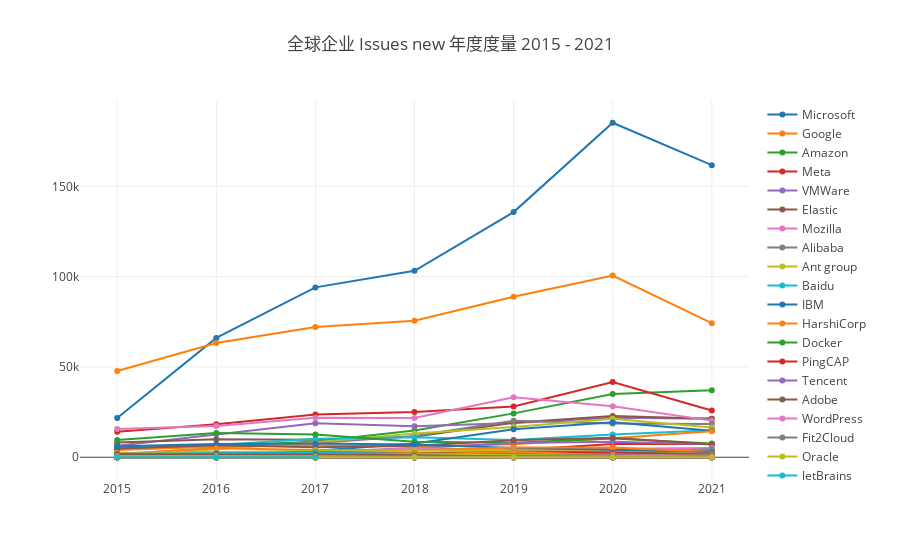

Notebook cell for this chart:
### Markdown cell above
#### Issues New

Issues new 是一个来自 CHAOSS 的指标，请参考 https://chaoss.community/metric-issues-new/ 。

### Code cell
var startYear = 2015, startMonth = 1, endYear = 2021, endMonth = 12, x = [];
for (let y = startYear; y <= endYear; y++) x.push(`${y}`);
openDigger.metric.chaoss.issuesNew({ labelIntersect: ['Company'], startYear, startMonth, endYear, endMonth, groupBy: 'Company', groupTimeRange: 'year', limit: -1, order: 'DESC' }).then(data => {
    console.log(`公司 ${data[0].name} 的 Issues New 度量的创建比例为 ${JSON.stringify(data[0].ratio)}`);
    openDigger.render.plotly(data.filter(row => row.name != 'Others').map(row => {
        return {
            x,
            y: row.count,
            mode: 'scatter',
            name: row.name
        };
    }), {title: `全球企业 Issues new 年度度量 ${startYear} - ${endYear}`, xaxis: {type: 'category'}});
});

### Figure 1 — Plotly figure (JSON) as saved in the notebook; plotly's stock layout.template omitted (floating-point values rounded to 4 significant figures)
{"data": [{"mode": "scatter", "name": "Microsoft", "x": ["2015", "2016", "2017", "2018", "2019", "2020", "2021"], "y": ["21689", "66085", "94056", "103244", "135740", "185216", "161741"]}, {"mode": "scatter", "name": "Google", "x": ["2015", "2016", "2017", "2018", "2019", "2020", "2021"], "y": ["47761", "63235", "72145", "75606", "88911", "100646", "74262"]}, {"mode": "scatter", "name": "Amazon", "x": ["2015", "2016", "2017", "2018", "2019", "2020", "2021"], "y": ["4400", "5971", "8670", "14785", "24284", "35067", "37047"]}, {"mode": "scatter", "name": "Meta", "x": ["2015", "2016", "2017", "2018", "2019", "2020", "2021"], "y": ["14152", "18226", "23732", "25058", "28068", "41604", "25865"]}, {"mode": "scatter", "name": "VMWare", "x": ["2015", "2016", "2017", "2018", "2019", "2020", "2021"], "y": ["6425", "12825", "18867", "17149", "18916", "21866", "21336"]}, {"mode": "scatter", "name": "Elastic", "x": ["2015", "2016", "2017", "2018", "2019", "2020", "2021"], "y": ["8204", "9974", "9733", "11342", "19149", "22847", "21335"]}, {"mode": "scatter", "name": "Mozilla", "x": ["2015", "2016", "2017", "2018", "2019", "2020", "2021"], "y": ["15665", "17336", "21878", "21763", "33158", "28187", "20275"]}, {"mode": "scatter", "name": "Alibaba", "x": ["2015", "2016", "2017", "2018", "2019", "2020", "2021"], "y": ["1504", "5071", "7838", "11720", "20173", "18702", "18347"]}, {"mode": "scatter", "name": "Ant group", "x": ["2015", "2016", "2017", "2018", "2019", "2020", "2021"], "y": ["576", "4529", "8312", "13157", "16813", "21342", "16533"]}, {"mode": "scatter", "name": "Baidu", "x": ["2015", "2016", "2017", "2018", "2019", "2020", "2021"], "y": ["5560", "6821", "10222", "11136", "9595", "12571", "14901"]}, {"mode": "scatter", "name": "IBM", "x": ["2015", "2016", "2017", "2018", "2019", "2020", "2021"], "y": ["295", "1632", "3656", "7626", "15546", "19380", "14648"]}, {"mode": "scatter", "name": "HarshiCorp", "x": ["2015", "2016", "2017", "2018", "2019", "2020", "2021"], "y": ["4017", "5991", "6714", "5772", "7170", "10494", "14418"]}, {"mode": "scatter", "name": "Docker", "x": ["2015", "2016", "2017", "2018", "2019", "2020", "2021"], "y": ["9500", "13364", "12656", "8528", "8024", "10357", "7647"]}, {"mode": "scatter", "name": "PingCAP", "x": ["2015", "2016", "2017", "2018", "2019", "2020", "2021"], "y": ["220", "838", "1504", "1918", "3818", "7316", "7315"]}, {"mode": "scatter", "name": "Tencent", "x": ["2015", "2016", "2017", "2018", "2019", "2020", "2021"], "y": ["75", "699", "3008", "4939", "7850", "8534", "7173"]}, {"mode": "scatter", "name": "Adobe", "x": ["2015", "2016", "2017", "2018", "2019", "2020", "2021"], "y": ["4873", "6641", "5574", "6355", "9452", "10798", "7021"]}, {"mode": "scatter", "name": "WordPress", "x": ["2015", "2016", "2017", "2018", "2019", "2020", "2021"], "y": ["190", "389", "2251", "5116", "3885", "4737", "5160"]}, {"mode": "scatter", "name": "Fit2Cloud", "x": ["2015", "2016", "2017", "2018", "2019", "2020", "2021"], "y": ["0", "149", "507", "835", "1128", "2739", "4394"]}, {"mode": "scatter", "name": "Oracle", "x": ["2015", "2016", "2017", "2018", "2019", "2020", "2021"], "y": ["917", "1215", "2436", "3735", "4223", "4012", "3605"]}, {"mode": "scatter", "name": "JetBrains", "x": ["2015", "2016", "2017", "2018", "2019", "2020", "2021"], "y": ["486", "725", "1220", "1782", "1743", "2826", "3507"]}, {"mode": "scatter", "name": "Mapbox", "x": ["2015", "2016", "2017", "2018", "2019", "2020", "2021"], "y": ["6031", "7339", "7643", "7100", "5187", "4121", "3179"]}, {"mode": "scatter", "name": "Magento", "x": ["2015", "2016", "2017", "2018", "2019", "2020", "2021"], "y": ["1812", "4957", "3961", "3893", "5409", "5347", "2922"]}, {"mode": "scatter", "name": "Zilliz", "x": ["2015", "2016", "2017", "2018", "2019", "2020", "2021"], "y": ["0", "0", "0", "0", "683", "1921", "2766"]}, {"mode": "scatter", "name": "QingCloud", "x": ["2015", "2016", "2017", "2018", "2019", "2020", "2021"], "y": ["1", "20", "172", "231", "1729", "2240", "2530"]}, {"mode": "scatter", "name": "Huawei", "x": ["2015", "2016", "2017", "2018", "2019", "2020", "2021"], "y": ["13", "40", "439", "332", "1294", "1693", "2318"]}, {"mode": "scatter", "name": "Cloudbees", "x": ["2015", "2016", "2017", "2018", "2019", "2020", "2021"], "y": ["842", "1589", "1601", "1792", "2131", "2631", "2147"]}, {"mode": "scatter", "name": "JD", "x": ["2015", "2016", "2017", "2018", "2019", "2020", "2021"], "y": ["0", "0", "9", "1712", "3709", "2750", "1850"]}, {"mode": "scatter", "name": "SphereEx", "x": ["2015", "2016", "2017", "2018", "2019", "2020", "2021"], "y": ["0", "177", "269", "580", "1236", "1714", "1794"]}, {"mode": "scatter", "name": "Netflix", "x": ["2015", "2016", "2017", "2018", "2019", "2020", "2021"], "y": ["2298", "2952", "3483", "3719", "3241", "2887", "1679"]}, {"mode": "scatter", "name": "ByteDance", "x": ["2015", "2016", "2017", "2018", "2019", "2020", "2021"], "y": ["0", "15", "0", "43", "305", "645", "1573"]}, {"mode": "scatter", "name": "Pivotal", "x": ["2015", "2016", "2017", "2018", "2019", "2020", "2021"], "y": ["1425", "2175", "2808", "2167", "1502", "1597", "1565"]}, {"mode": "scatter", "name": "Odoo", "x": ["2015", "2016", "2017", "2018", "2019", "2020", "2021"], "y": ["2194", "1575", "1757", "2239", "2063", "1957", "1541"]}, {"mode": "scatter", "name": "Youzan", "x": ["2015", "2016", "2017", "2018", "2019", "2020", "2021"], "y": ["0", "28", "504", "1809", "3015", "2760", "1533"]}, {"mode": "scatter", "name": "Postman", "x": ["2015", "2016", "2017", "2018", "2019", "2020", "2021"], "y": ["581", "1301", "1648", "1858", "2598", "2323", "1511"]}, {"mode": "scatter", "name": "Jina AI", "x": ["2015", "2016", "2017", "2018", "2019", "2020", "2021"], "y": ["0", "0", "0", "0", "0", "646", "1422"]}, {"mode": "scatter", "name": "Vesoft", "x": ["2015", "2016", "2017", "2018", "2019", "2020", "2021"], "y": ["0", "0", "0", "0", "448", "541", "1377"]}, {"mode": "scatter", "name": "StreamNative", "x": ["2015", "2016", "2017", "2018", "2019", "2020", "2021"], "y": ["0", "40", "208", "366", "941", "1208", "1361"]}, {"mode": "scatter", "name": "Treasure Data", "x": ["2015", "2016", "2017", "2018", "2019", "2020", "2021"], "y": ["252", "466", "665", "910", "1124", "1321", "1307"]}, {"mode": "scatter", "name": "Datafuse Labs", "x": ["2015", "2016", "2017", "2018", "2019", "2020", "2021"], "y": ["0", "0", "0", "0", "0", "0", "1280"]}, {"mode": "scatter", "name": "API7", "x": ["2015", "2016", "2017", "2018", "2019", "2020", "2021"], "y": ["0", "0", "0", "0", "350", "1110", "1177"]}, {"mode": "scatter", "name": "Neo4j", "x": ["2015", "2016", "2017", "2018", "2019", "2020", "2021"], "y": ["816", "1227", "1387", "1134", "1057", "1436", "1132"]}, {"mode": "scatter", "name": "Didi", "x": ["2015", "2016", "2017", "2018", "2019", "2020", "2021"], "y": ["0", "0", "195", "512", "1525", "1290", "1108"]}, {"mode": "scatter", "name": "Salesforce", "x": ["2015", "2016", "2017", "2018", "2019", "2020", "2021"], "y": ["218", "967", "645", "1129", "1550", "1201", "1058"]}, {"mode": "scatter", "name": "EMQ", "x": ["2015", "2016", "2017", "2018", "2019", "2020", "2021"], "y": ["0", "0", "1", "226", "827", "1483", "1040"]}, {"mode": "scatter", "name": "Puppet Labs", "x": ["2015", "2016", "2017", "2018", "2019", "2020", "2021"], "y": ["406", "381", "455", "455", "870", "1120", "1008"]}, {"mode": "scatter", "name": "Redis Labs", "x": ["2015", "2016", "2017", "2018", "2019", "2020", "2021"], "y": ["145", "135", "99", "86", "115", "474", "978"]}, {"mode": "scatter", "name": "Guojusoft", "x": ["2015", "2016", "2017", "2018", "2019", "2020", "2021"], "y": ["0", "0", "0", "0", "0", "0", "936"]}, {"mode": "scatter", "name": "DCloud", "x": ["2015", "2016", "2017", "2018", "2019", "2020", "2021"], "y": ["93", "117", "113", "230", "1156", "1239", "887"]}, {"mode": "scatter", "name": "Databricks", "x": ["2015", "2016", "2017", "2018", "2019", "2020", "2021"], "y": ["426", "890", "639", "742", "1072", "852", "784"]}, {"mode": "scatter", "name": "StarRocks", "x": ["2015", "2016", "2017", "2018", "2019", "2020", "2021"], "y": ["0", "0", "0", "0", "0", "0", "756"]}, {"mode": "scatter", "name": "JFrog", "x": ["2015", "2016", "2017", "2018", "2019", "2020", "2021"], "y": ["70", "141", "232", "379", "550", "705", "753"]}, {"mode": "scatter", "name": "Deepin", "x": ["2015", "2016", "2017", "2018", "2019", "2020", "2021"], "y": ["37", "321", "716", "1442", "3001", "931", "741"]}, {"mode": "scatter", "name": "Rapid7", "x": ["2015", "2016", "2017", "2018", "2019", "2020", "2021"], "y": ["768", "915", "989", "953", "916", "1098", "709"]}, {"mode": "scatter", "name": "TAOS Data", "x": ["2015", "2016", "2017", "2018", "2019", "2020", "2021"], "y": ["0", "0", "0", "0", "699", "1080", "697"]}, {"mode": "scatter", "name": "Juejin", "x": ["2015", "2016", "2017", "2018", "2019", "2020", "2021"], "y": ["70", "598", "1578", "1348", "882", "578", "667"]}, {"mode": "scatter", "name": "Segment", "x": ["2015", "2016", "2017", "2018", "2019", "2020", "2021"], "y": ["849", "769", "775", "746", "767", "700", "642"]}, {"mode": "scatter", "name": "Xiaomi", "x": ["2015", "2016", "2017", "2018", "2019", "2020", "2021"], "y": ["106", "111", "711", "703", "1233", "1589", "607"]}, {"mode": "scatter", "name": "Netease", "x": ["2015", "2016", "2017", "2018", "2019", "2020", "2021"], "y": ["195", "191", "262", "936", "1430", "777", "589"]}, {"mode": "scatter", "name": "WeBank", "x": ["2015", "2016", "2017", "2018", "2019", "2020", "2021"], "y": ["0", "0", "0", "6", "697", "710", "580"]}, {"mode": "scatter", "name": "PayPal", "x": ["2015", "2016", "2017", "2018", "2019", "2020", "2021"], "y": ["1972", "2014", "2324", "1662", "963", "564", "533"]}, {"mode": "scatter", "name": "Alluxio", "x": ["2015", "2016", "2017", "2018", "2019", "2020", "2021"], "y": ["0", "15", "165", "235", "642", "370", "513"]}, {"mode": "scatter", "name": "Merico", "x": ["2015", "2016", "2017", "2018", "2019", "2020", "2021"], "y": ["0", "0", "0", "0", "0", "0", "494"]}, {"mode": "scatter", "name": "Matrix Origin", "x": ["2015", "2016", "2017", "2018", "2019", "2020", "2021"], "y": ["0", "0", "0", "0", "0", "0", "480"]}, {"mode": "scatter", "name": "MongoDB", "x": ["2015", "2016", "2017", "2018", "2019", "2020", "2021"], "y": ["267", "525", "274", "227", "330", "476", "478"]}, {"mode": "scatter", "name": "Taichi", "x": ["2015", "2016", "2017", "2018", "2019", "2020", "2021"], "y": ["0", "0", "0", "0", "0", "662", "460"]}, {"mode": "scatter", "name": "Liferay", "x": ["2015", "2016", "2017", "2018", "2019", "2020", "2021"], "y": ["353", "314", "334", "731", "1221", "1029", "427"]}, {"mode": "scatter", "name": "ThinkPHP", "x": ["2015", "2016", "2017", "2018", "2019", "2020", "2021"], "y": ["41", "600", "417", "514", "599", "463", "357"]}, {"mode": "scatter", "name": "JuiceData", "x": ["2015", "2016", "2017", "2018", "2019", "2020", "2021"], "y": ["0", "0", "0", "6", "24", "25", "350"]}, {"mode": "scatter", "name": "Bilibili", "x": ["2015", "2016", "2017", "2018", "2019", "2020", "2021"], "y": ["614", "1845", "1701", "903", "789", "426", "324"]}, {"mode": "scatter", "name": "Yunion", "x": ["2015", "2016", "2017", "2018", "2019", "2020", "2021"], "y": ["0", "0", "0", "0", "16", "62", "289"]}, {"mode": "scatter", "name": "CTrip", "x": ["2015", "2016", "2017", "2018", "2019", "2020", "2021"], "y": ["3", "52", "255", "723", "982", "537", "273"]}, {"mode": "scatter", "name": "360", "x": ["2015", "2016", "2017", "2018", "2019", "2020", "2021"], "y": ["298", "637", "1451", "1111", "1066", "809", "266"]}, {"mode": "scatter", "name": "OpenResty", "x": ["2015", "2016", "2017", "2018", "2019", "2020", "2021"], "y": ["286", "638", "525", "392", "451", "403", "261"]}, {"mode": "scatter", "name": "Oneflow", "x": ["2015", "2016", "2017", "2018", "2019", "2020", "2021"], "y": ["0", "0", "0", "0", "0", "193", "257"]}, {"mode": "scatter", "name": "Timecho", "x": ["2015", "2016", "2017", "2018", "2019", "2020", "2021"], "y": ["0", "0", "0", "0", "0", "145", "254"]}, {"mode": "scatter", "name": "Cloudera", "x": ["2015", "2016", "2017", "2018", "2019", "2020", "2021"], "y": ["551", "375", "304", "193", "267", "229", "235"]}, {"mode": "scatter", "name": "Chatopera", "x": ["2015", "2016", "2017", "2018", "2019", "2020", "2021"], "y": ["0", "0", "0", "155", "116", "176", "234"]}, {"mode": "scatter", "name": "Fastly", "x": ["2015", "2016", "2017", "2018", "2019", "2020", "2021"], "y": ["49", "70", "32", "48", "154", "110", "233"]}, {"mode": "scatter", "name": "Meituan", "x": ["2015", "2016", "2017", "2018", "2019", "2020", "2021"], "y": ["175", "151", "523", "1643", "1220", "564", "213"]}, {"mode": "scatter", "name": "Instructure", "x": ["2015", "2016", "2017", "2018", "2019", "2020", "2021"], "y": ["182", "273", "250", "302", "164", "362", "201"]}, {"mode": "scatter", "name": "Megvii", "x": ["2015", "2016", "2017", "2018", "2019", "2020", "2021"], "y": ["0", "0", "0", "0", "0", "108", "183"]}, {"mode": "scatter", "name": "Alfresco", "x": ["2015", "2016", "2017", "2018", "2019", "2020", "2021"], "y": ["172", "1049", "603", "220", "401", "212", "178"]}, {"mode": "scatter", "name": "Kaltura", "x": ["2015", "2016", "2017", "2018", "2019", "2020", "2021"], "y": ["306", "387", "268", "247", "207", "246", "162"]}, {"mode": "scatter", "name": "RT-Thread", "x": ["2015", "2016", "2017", "2018", "2019", "2020", "2021"], "y": ["40", "25", "48", "149", "186", "191", "148"]}, {"mode": "scatter", "name": "KodeRover", "x": ["2015", "2016", "2017", "2018", "2019", "2020", "2021"], "y": ["0", "0", "0", "0", "0", "0", "125"]}, {"mode": "scatter", "name": "Couchbase", "x": ["2015", "2016", "2017", "2018", "2019", "2020", "2021"], "y": ["1662", "1857", "1725", "1156", "386", "137", "119"]}, {"mode": "scatter", "name": "Varnish", "x": ["2015", "2016", "2017", "2018", "2019", "2020", "2021"], "y": ["115", "457", "252", "224", "140", "138", "103"]}, {"mode": "scatter", "name": "Goodrain", "x": ["2015", "2016", "2017", "2018", "2019", "2020", "2021"], "y": ["0", "0", "23", "226", "315", "116", "95"]}, {"mode": "scatter", "name": "Mulesoft", "x": ["2015", "2016", "2017", "2018", "2019", "2020", "2021"], "y": ["590", "667", "372", "174", "131", "109", "76"]}, {"mode": "scatter", "name": "Sourcefire", "x": ["2015", "2016", "2017", "2018", "2019", "2020", "2021"], "y": ["0", "0", "0", "12", "38", "36", "74"]}, {"mode": "scatter", "name": "RedHat", "x": ["2015", "2016", "2017", "2018", "2019", "2020", "2021"], "y": ["0", "0", "0", "90", "74", "164", "72"]}, {"mode": "scatter", "name": "Terminus", "x": ["2015", "2016", "2017", "2018", "2019", "2020", "2021"], "y": ["0", "0", "0", "0", "0", "0", "60"]}, {"mode": "scatter", "name": "Talend", "x": ["2015", "2016", "2017", "2018", "2019", "2020", "2021"], "y": ["0", "85", "109", "22", "9", "29", "56"]}, {"mode": "scatter", "name": "Qunar", "x": ["2015", "2016", "2017", "2018", "2019", "2020", "2021"], "y": ["0", "0", "0", "13", "202", "54", "47"]}, {"mode": "scatter", "name": "Vipshop", "x": ["2015", "2016", "2017", "2018", "2019", "2020", "2021"], "y": ["4", "91", "316", "401", "350", "127", "46"]}, {"mode": "scatter", "name": "Nicira", "x": ["2015", "2016", "2017", "2018", "2019", "2020", "2021"], "y": ["62", "57", "57", "94", "62", "20", "36"]}, {"mode": "scatter", "name": "Bytebase", "x": ["2015", "2016", "2017", "2018", "2019", "2020", "2021"], "y": ["0", "0", "0", "0", "0", "0", "34"]}, {"mode": "scatter", "name": "Acquia", "x": ["2015", "2016", "2017", "2018", "2019", "2020", "2021"], "y": ["101", "123", "77", "83", "80", "52", "19"]}, {"mode": "scatter", "name": "Cloud Wise", "x": ["2015", "2016", "2017", "2018", "2019", "2020", "2021"], "y": ["0", "0", "10", "1", "0", "0", "18"]}, {"mode": "scatter", "name": "Douban", "x": ["2015", "2016", "2017", "2018", "2019", "2020", "2021"], "y": ["87", "153", "104", "42", "23", "43", "17"]}, {"mode": "scatter", "name": "Pentaho", "x": ["2015", "2016", "2017", "2018", "2019", "2020", "2021"], "y": ["33", "39", "48", "37", "27", "38", "14"]}, {"mode": "scatter", "name": "GAAS", "x": ["2015", "2016", "2017", "2018", "2019", "2020", "2021"], "y": ["0", "0", "0", "0", "130", "65", "9"]}, {"mode": "scatter", "name": "ZStack", "x": ["2015", "2016", "2017", "2018", "2019", "2020", "2021"], "y": ["0", "0", "43", "17", "16", "16", "9"]}, {"mode": "scatter", "name": "DataCanvas", "x": ["2015", "2016", "2017", "2018", "2019", "2020", "2021"], "y": ["0", "0", "0", "0", "0", "0", "7"]}, {"mode": "scatter", "name": "Linux China", "x": ["2015", "2016", "2017", "2018", "2019", "2020", "2021"], "y": ["23", "21", "192", "101", "24", "10", "7"]}, {"mode": "scatter", "name": "Galaxy Future", "x": ["2015", "2016", "2017", "2018", "2019", "2020", "2021"], "y": ["0", "0", "0", "0", "0", "0", "7"]}, {"mode": "scatter", "name": "SequoiaDB", "x": ["2015", "2016", "2017", "2018", "2019", "2020", "2021"], "y": ["1", "4", "0", "47", "77", "8", "6"]}, {"mode": "scatter", "name": "EasyCorp", "x": ["2015", "2016", "2017", "2018", "2019", "2020", "2021"], "y": ["0", "0", "0", "0", "0", "0", "2"]}, {"mode": "scatter", "name": "EnterpriseDB", "x": ["2015", "2016", "2017", "2018", "2019", "2020", "2021"], "y": ["5", "0", "5", "4", "2", "1", "1"]}, {"mode": "scatter", "name": "ForgeRock", "x": ["2015", "2016", "2017", "2018", "2019", "2020", "2021"], "y": ["1", "0", "1"]}], "layout": {"autosize": true, "title": {"text": "全球企业 Issues new 年度度量 2015 - 2021"}, "xaxis": {"autorange": true, "range": [-0.3679, 6.368], "type": "category"}, "yaxis": {"autorange": true, "range": [-15280.0, 200500.0], "type": "linear"}}}
